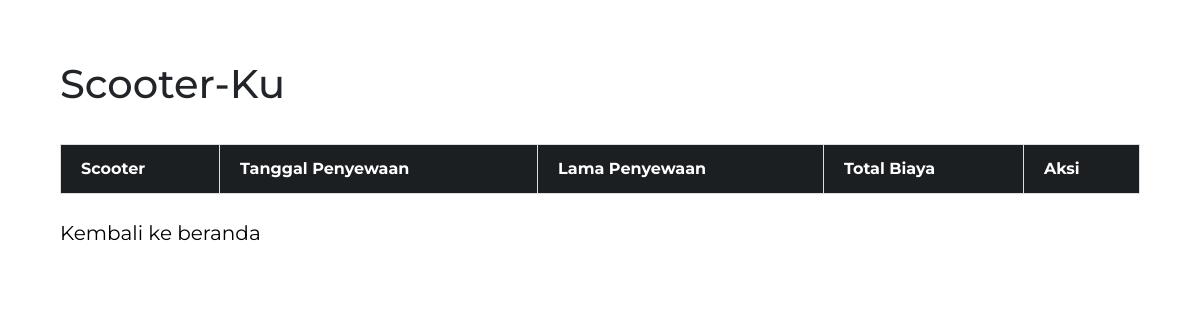
/list.php (signed in), run on an earlier commit of the app's database.
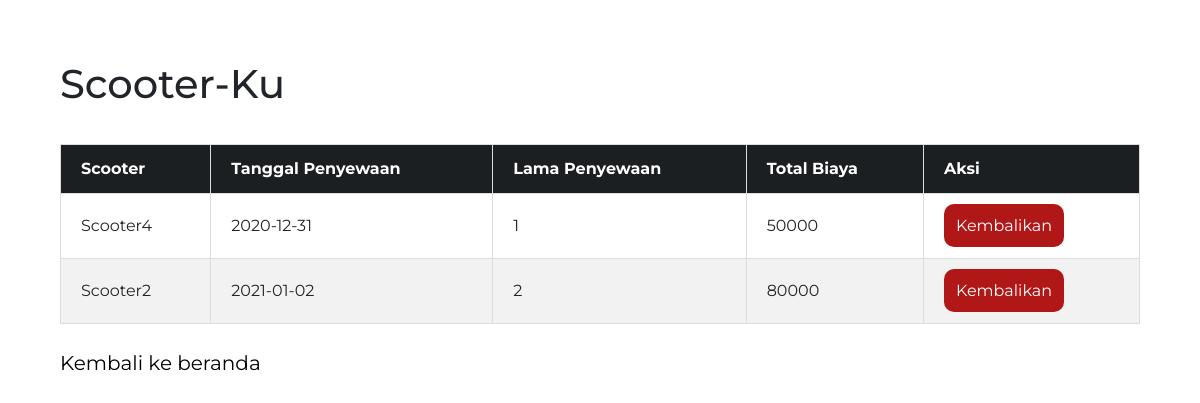
And on a later commit of the database.
### tables this page shows
CREATE TABLE `penyewaan` (
  `id_penyewaan` int(11) NOT NULL,
  `id_pelanggan` int(11) NOT NULL,
  `id_scooter` int(11) NOT NULL,
  `tanggal_penyewaan` date NOT NULL,
  `waktu` int(11) NOT NULL,
  `total_harga` int(11) NOT NULL
);

### list.php (the view, shortened to what this page needs)
<?php require_once("auth.php");
      include 'connect.php';
?>
<!doctype html>
<html lang="en">
  <head>
    <link rel="stylesheet" href="https://cdn.jsdelivr.net/npm/bootstrap@4.5.3/dist/css/bootstrap.min.css">
    <link rel = "stylesheet" href="css/style.css">
    <link rel="stylesheet" href="https://cdnjs.cloudflare.com/ajax/libs/font-awesome/4.7.0/css/font-awesome.min.css">
  </head>
  <body>
  <div class="atas-table">
            <h1>Scooter-Ku</h1>
  </div>
  <div class ="tabel">
  <table class="table-hover">
    <thead>
      <tr>
        <th scope="col">Scooter</th>
        <th scope="col">Tanggal Penyewaan</th>
        <th scope="col">Lama Penyewaan</th>
        <th scope="col">Total Biaya</th>
        <th scope="col">Aksi</th>
      </tr>
    </thead>
    <tbody>
    <?php
      $id_pelanggan = $_SESSION["user"]["id_pelanggan"];
      $ambil = $db ->query("SELECT * FROM penyewaan WHERE id_pelanggan = '$id_pelanggan' ");
          while($perproduk = $ambil -> fetch(PDO::FETCH_ASSOC)){?>
      <tr>
        <td>Scooter<?php echo $perproduk['id_scooter']?></td>
        <td><?php echo $perproduk['tanggal_penyewaan']?></td>
        <td><?php echo $perproduk['waktu']?></td>
        <td><?php echo $perproduk['total_harga']?></td>
        <td>
        <a class="btn-delete" href="delete.php?id=<?php echo $perproduk['id_scooter']; ?>" role="button">Kembalikan</a>
        <?php } ?>
      </tr>
    </tbody>
  </table>
</div>
<a href ="beranda.php" class= "btn-beranda">Kembali ke beranda</a>
  </body>
  </html>

What changed in the data, as far as the page shows it:
added penyewaan: id_scooter "4", tanggal_penyewaan "2020-12-31", waktu "1", total_harga "50000"
added penyewaan: id_scooter "2", tanggal_penyewaan "2021-01-02", waktu "2", total_harga "80000"
